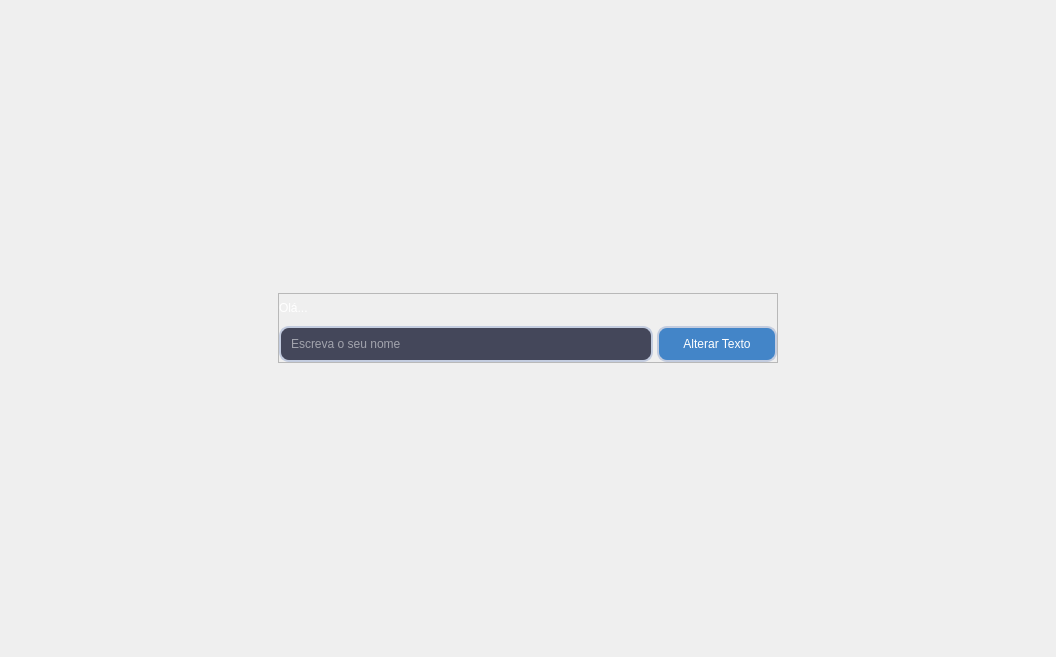
<?xml version="1.0" encoding="UTF-8"?>
<ui version="4.0">
 <class>application_pages</class>
 <widget class="QStackedWidget" name="application_pages">
  <property name="geometry">
   <rect>
    <x>0</x>
    <y>0</y>
    <width>1056</width>
    <height>657</height>
   </rect>
  </property>
  <property name="windowTitle">
   <string>StackedWidget</string>
  </property>
  <widget class="QWidget" name="page_1">
   <layout class="QVBoxLayout" name="verticalLayout">
    <item alignment="Qt::AlignHCenter">
     <widget class="QFrame" name="frame">
      <property name="minimumSize">
       <size>
        <width>500</width>
        <height>70</height>
       </size>
      </property>
      <property name="maximumSize">
       <size>
        <width>500</width>
        <height>70</height>
       </size>
      </property>
      <property name="frameShape">
       <enum>QFrame::StyledPanel</enum>
      </property>
      <property name="frameShadow">
       <enum>QFrame::Raised</enum>
      </property>
      <layout class="QVBoxLayout" name="verticalLayout_4">
       <property name="spacing">
        <number>4</number>
       </property>
       <property name="leftMargin">
        <number>0</number>
       </property>
       <property name="topMargin">
        <number>0</number>
       </property>
       <property name="rightMargin">
        <number>0</number>
       </property>
       <property name="bottomMargin">
        <number>0</number>
       </property>
       <item>
        <widget class="QLabel" name="label_3">
         <property name="styleSheet">
          <string notr="true">font: 700 14pt &quot;Segoe UI&quot;;
color: rgb(255, 255, 255);</string>
         </property>
         <property name="text">
          <string>Olá...</string>
         </property>
        </widget>
       </item>
       <item>
        <layout class="QGridLayout" name="gridLayout">
         <item row="0" column="0">
          <widget class="QLineEdit" name="lineEdit">
           <property name="minimumSize">
            <size>
             <width>0</width>
             <height>36</height>
            </size>
           </property>
           <property name="maximumSize">
            <size>
             <width>16777215</width>
             <height>36</height>
            </size>
           </property>
           <property name="styleSheet">
            <string notr="true">QLineEdit {
	background-color: rgb(68, 71, 90);
	padding: 8px;
	border: 2px solid #c3ccdf;
	color: rgb(255, 255, 255);
	border-radius: 10px;
}</string>
           </property>
           <property name="placeholderText">
            <string>Escreva o seu nome</string>
           </property>
          </widget>
         </item>
         <item row="0" column="1">
          <widget class="QPushButton" name="btn_change_text">
           <property name="minimumSize">
            <size>
             <width>120</width>
             <height>36</height>
            </size>
           </property>
           <property name="maximumSize">
            <size>
             <width>16777215</width>
             <height>36</height>
            </size>
           </property>
           <property name="styleSheet">
            <string notr="true">QPushButton {
	background-color: rgb(67, 133, 200);
	border: 2px solid #c3ccdf;
	color: rgb(255, 255, 255);
	border-radius: 10px;
}
QPushButton:hover {
	background-color: rgb(85, 170, 255);
}
QPushButton:pressed {
	background-color: rgb(255, 0, 127);
}</string>
           </property>
           <property name="text">
            <string>Alterar Texto</string>
           </property>
          </widget>
         </item>
        </layout>
       </item>
      </layout>
     </widget>
    </item>
   </layout>
  </widget>
  <widget class="QWidget" name="page_2">
   <layout class="QVBoxLayout" name="verticalLayout_2">
    <item>
     <widget class="QLabel" name="label_2">
      <property name="text">
       <string>Página 2</string>
      </property>
      <property name="alignment">
       <set>Qt::AlignCenter</set>
      </property>
     </widget>
    </item>
   </layout>
  </widget>
  <widget class="QWidget" name="page_3">
   <layout class="QVBoxLayout" name="verticalLayout_3">
    <item>
     <widget class="QLabel" name="label">
      <property name="text">
       <string>Pagina 3</string>
      </property>
      <property name="alignment">
       <set>Qt::AlignCenter</set>
      </property>
     </widget>
    </item>
   </layout>
  </widget>
 </widget>
 <resources/>
 <connections/>
</ui>
